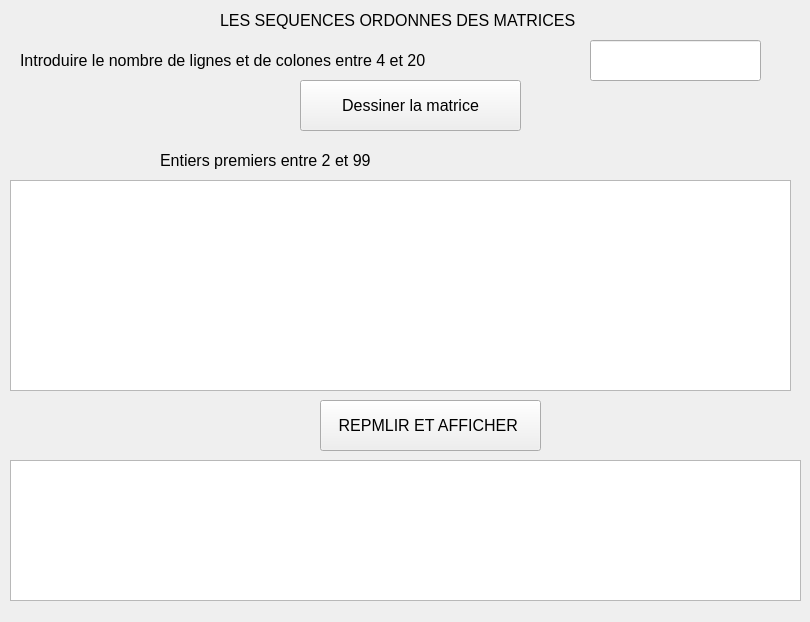
<?xml version="1.0" encoding="UTF-8"?>
<ui version="4.0">
 <class>Form</class>
 <widget class="QWidget" name="Form">
  <property name="geometry">
   <rect>
    <x>0</x>
    <y>0</y>
    <width>810</width>
    <height>622</height>
   </rect>
  </property>
  <property name="windowTitle">
   <string>Form</string>
  </property>
  <widget class="QLabel" name="label">
   <property name="geometry">
    <rect>
     <x>220</x>
     <y>0</y>
     <width>411</width>
     <height>41</height>
    </rect>
   </property>
   <property name="font">
    <font>
     <pointsize>12</pointsize>
    </font>
   </property>
   <property name="text">
    <string>LES SEQUENCES ORDONNES DES MATRICES</string>
   </property>
  </widget>
  <widget class="QLabel" name="label_2">
   <property name="geometry">
    <rect>
     <x>20</x>
     <y>40</y>
     <width>411</width>
     <height>41</height>
    </rect>
   </property>
   <property name="font">
    <font>
     <pointsize>12</pointsize>
    </font>
   </property>
   <property name="text">
    <string>Introduire le nombre de lignes et de colones entre 4 et 20</string>
   </property>
  </widget>
  <widget class="QLineEdit" name="textn">
   <property name="geometry">
    <rect>
     <x>590</x>
     <y>40</y>
     <width>171</width>
     <height>41</height>
    </rect>
   </property>
   <property name="font">
    <font>
     <pointsize>12</pointsize>
    </font>
   </property>
  </widget>
  <widget class="QPushButton" name="dessiner">
   <property name="geometry">
    <rect>
     <x>300</x>
     <y>80</y>
     <width>221</width>
     <height>51</height>
    </rect>
   </property>
   <property name="font">
    <font>
     <pointsize>12</pointsize>
    </font>
   </property>
   <property name="text">
    <string>Dessiner la matrice</string>
   </property>
  </widget>
  <widget class="QLabel" name="label_3">
   <property name="geometry">
    <rect>
     <x>160</x>
     <y>130</y>
     <width>411</width>
     <height>61</height>
    </rect>
   </property>
   <property name="font">
    <font>
     <pointsize>12</pointsize>
    </font>
   </property>
   <property name="text">
    <string>Entiers premiers entre 2 et 99</string>
   </property>
  </widget>
  <widget class="QTableWidget" name="table">
   <property name="geometry">
    <rect>
     <x>10</x>
     <y>180</y>
     <width>781</width>
     <height>211</height>
    </rect>
   </property>
   <property name="font">
    <font>
     <pointsize>12</pointsize>
    </font>
   </property>
  </widget>
  <widget class="QPushButton" name="remplir">
   <property name="geometry">
    <rect>
     <x>320</x>
     <y>400</y>
     <width>221</width>
     <height>51</height>
    </rect>
   </property>
   <property name="font">
    <font>
     <pointsize>12</pointsize>
    </font>
   </property>
   <property name="text">
    <string>REPMLIR ET AFFICHER </string>
   </property>
  </widget>
  <widget class="QListWidget" name="list">
   <property name="geometry">
    <rect>
     <x>10</x>
     <y>460</y>
     <width>791</width>
     <height>141</height>
    </rect>
   </property>
   <property name="font">
    <font>
     <pointsize>12</pointsize>
    </font>
   </property>
  </widget>
 </widget>
 <resources/>
 <connections/>
</ui>
